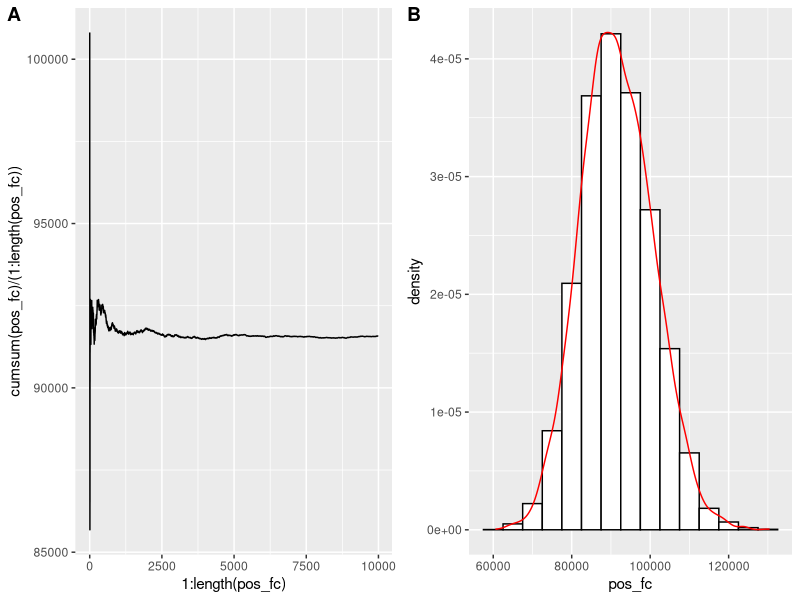

This figure's R source:
## ---- chunk 1
knitr::opts_chunk$set(echo = TRUE)
library(ggplot2)
library(cowplot)
## ---- chunk 2
inverse.claim <- function(x) {
  return(max((100 / (1 - x)^(1 / 2.5)), 0))
}
## ---- chunk 3
simulate_one_insurance <- function(c0, n0, a, tl, lambda, mu, nu) {
  # Initialize variables
  t <- 0
  n <- n0
  c <- c0
  # Update capital with annuity payments
  dt <- rexp(1, lambda * n + mu * n + nu)
  t <- t + dt
  while (t < tl) {
    # Update the capital with the proportional part of the payments
    c <- c + n * a * dt
    # Decide the type of event
    u <- runif(1)
    if (u < lambda * n / (lambda * n + mu * n + nu)) {
      # Claim event
      claim_amount <- inverse.claim(runif(1))
      c <- c - claim_amount
    } else if (u < (lambda * n + mu * n) / (lambda * n + mu * n + nu)) {
      # Departure event
      n <- max(n - 1, 0)
    } else {
      # Enrollment event
      n <- n + 1
    }
    # Stop if capital becomes negative
    if (c < 0) break
    # Time of next event
    dt <- rexp(1, lambda * n + mu * n + nu)
    t <- t + dt
  }
  return(c)
}
## ---- chunk 4
simulate_insurance <- function(c0, n0, a, tl, lambda, mu, nu, MC) {
  final_capitals <- vector("numeric", MC)
  # Simulate MC paths
  final_capitals <- replicate(MC, simulate_one_insurance(c0, n0, a, tl, lambda, mu, nu))
  # Compute and return outputs
  fraction <- sum(final_capitals > 0) / MC
  pos_fc <- final_capitals[final_capitals > 0]
  mean_final_capitals <- mean(pos_fc)
  sd_final_capitals <- sd(pos_fc)
  p1 <- ggplot() + 
        geom_line(mapping= aes(x = 1:length(pos_fc), 
                               y = cumsum(pos_fc)/(1:length(pos_fc))))
  p2 <- ggplot() + 
        geom_histogram(mapping= aes(x = pos_fc, y=after_stat(density)),
                       binwidth=5000, color = "black", fill = "white") + 
        geom_density(mapping= aes(x = pos_fc), color = "red")
  print(plot_grid(p1, p2, labels="AUTO"))
  return(list(fraction = fraction, mean_final_capital = mean_final_capitals,
              sd_final_capital = sd_final_capitals))
}
## ---- chunk 5
set.seed(42)
res <- simulate_insurance(c0 = 1000, n0 = 100, a = 100, tl = 100, 
                          lambda = 0.1, mu = 0.1, nu = 0.1, MC = 10000)
res
